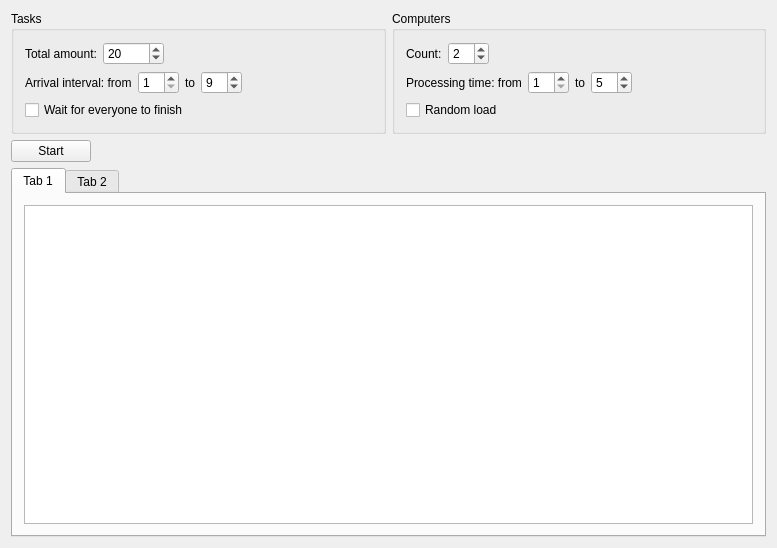
<?xml version="1.0" encoding="UTF-8"?>
<ui version="4.0">
 <class>MainWindow</class>
 <widget class="QMainWindow" name="MainWindow">
  <property name="geometry">
   <rect>
    <x>0</x>
    <y>0</y>
    <width>777</width>
    <height>548</height>
   </rect>
  </property>
  <property name="windowTitle">
   <string>MainWindow</string>
  </property>
  <widget class="QWidget" name="centralWidget">
   <layout class="QVBoxLayout" name="verticalLayout">
    <item>
     <layout class="QHBoxLayout" name="horizontalLayout">
      <item>
       <widget class="QGroupBox" name="groupBox">
        <property name="sizePolicy">
         <sizepolicy hsizetype="MinimumExpanding" vsizetype="Preferred">
          <horstretch>0</horstretch>
          <verstretch>0</verstretch>
         </sizepolicy>
        </property>
        <property name="title">
         <string>Tasks</string>
        </property>
        <layout class="QVBoxLayout" name="verticalLayout_2">
         <item>
          <layout class="QHBoxLayout" name="horizontalLayout_2">
           <item>
            <widget class="QLabel" name="label">
             <property name="text">
              <string>Total amount:</string>
             </property>
            </widget>
           </item>
           <item>
            <widget class="QSpinBox" name="tasksCountBox">
             <property name="maximum">
              <number>99999</number>
             </property>
             <property name="value">
              <number>20</number>
             </property>
            </widget>
           </item>
           <item>
            <spacer name="horizontalSpacer">
             <property name="orientation">
              <enum>Qt::Horizontal</enum>
             </property>
             <property name="sizeHint" stdset="0">
              <size>
               <width>40</width>
               <height>20</height>
              </size>
             </property>
            </spacer>
           </item>
          </layout>
         </item>
         <item>
          <layout class="QHBoxLayout" name="horizontalLayout_3">
           <item>
            <widget class="QLabel" name="label_2">
             <property name="text">
              <string>Arrival interval: from</string>
             </property>
            </widget>
           </item>
           <item>
            <widget class="QSpinBox" name="spinBox_2">
             <property name="minimum">
              <number>1</number>
             </property>
             <property name="value">
              <number>1</number>
             </property>
            </widget>
           </item>
           <item>
            <widget class="QLabel" name="label_3">
             <property name="text">
              <string>to</string>
             </property>
            </widget>
           </item>
           <item>
            <widget class="QSpinBox" name="spinBox_3">
             <property name="minimum">
              <number>1</number>
             </property>
             <property name="value">
              <number>9</number>
             </property>
            </widget>
           </item>
           <item>
            <spacer name="horizontalSpacer_2">
             <property name="orientation">
              <enum>Qt::Horizontal</enum>
             </property>
             <property name="sizeHint" stdset="0">
              <size>
               <width>40</width>
               <height>20</height>
              </size>
             </property>
            </spacer>
           </item>
          </layout>
         </item>
         <item>
          <widget class="QCheckBox" name="checkBox">
           <property name="text">
            <string>Wait for everyone to finish</string>
           </property>
           <property name="checked">
            <bool>false</bool>
           </property>
          </widget>
         </item>
        </layout>
       </widget>
      </item>
      <item>
       <widget class="QGroupBox" name="groupBox_2">
        <property name="sizePolicy">
         <sizepolicy hsizetype="MinimumExpanding" vsizetype="Preferred">
          <horstretch>0</horstretch>
          <verstretch>0</verstretch>
         </sizepolicy>
        </property>
        <property name="title">
         <string>Computers</string>
        </property>
        <layout class="QVBoxLayout" name="verticalLayout_5">
         <item>
          <layout class="QHBoxLayout" name="horizontalLayout_5">
           <item>
            <widget class="QLabel" name="label_6">
             <property name="text">
              <string>Count:</string>
             </property>
            </widget>
           </item>
           <item>
            <widget class="QSpinBox" name="tasksCountBox_2">
             <property name="minimum">
              <number>1</number>
             </property>
             <property name="value">
              <number>2</number>
             </property>
            </widget>
           </item>
           <item>
            <spacer name="horizontalSpacer_4">
             <property name="orientation">
              <enum>Qt::Horizontal</enum>
             </property>
             <property name="sizeHint" stdset="0">
              <size>
               <width>40</width>
               <height>20</height>
              </size>
             </property>
            </spacer>
           </item>
          </layout>
         </item>
         <item>
          <layout class="QHBoxLayout" name="horizontalLayout_4">
           <item>
            <widget class="QLabel" name="label_4">
             <property name="text">
              <string>Processing time: from</string>
             </property>
            </widget>
           </item>
           <item>
            <widget class="QSpinBox" name="spinBox_4">
             <property name="minimum">
              <number>1</number>
             </property>
             <property name="value">
              <number>1</number>
             </property>
            </widget>
           </item>
           <item>
            <widget class="QLabel" name="label_5">
             <property name="text">
              <string>to</string>
             </property>
            </widget>
           </item>
           <item>
            <widget class="QSpinBox" name="spinBox_5">
             <property name="minimum">
              <number>1</number>
             </property>
             <property name="value">
              <number>5</number>
             </property>
            </widget>
           </item>
           <item>
            <spacer name="horizontalSpacer_3">
             <property name="orientation">
              <enum>Qt::Horizontal</enum>
             </property>
             <property name="sizeHint" stdset="0">
              <size>
               <width>40</width>
               <height>20</height>
              </size>
             </property>
            </spacer>
           </item>
          </layout>
         </item>
         <item>
          <widget class="QCheckBox" name="randomLoadCheckBox">
           <property name="layoutDirection">
            <enum>Qt::LeftToRight</enum>
           </property>
           <property name="text">
            <string>Random load</string>
           </property>
          </widget>
         </item>
        </layout>
       </widget>
      </item>
     </layout>
    </item>
    <item>
     <layout class="QHBoxLayout" name="horizontalLayout_6">
      <item>
       <widget class="QPushButton" name="pushButton">
        <property name="text">
         <string>Start</string>
        </property>
       </widget>
      </item>
      <item>
       <spacer name="horizontalSpacer_7">
        <property name="orientation">
         <enum>Qt::Horizontal</enum>
        </property>
        <property name="sizeHint" stdset="0">
         <size>
          <width>40</width>
          <height>20</height>
         </size>
        </property>
       </spacer>
      </item>
     </layout>
    </item>
    <item>
     <widget class="QTabWidget" name="tabWidget">
      <property name="tabShape">
       <enum>QTabWidget::Rounded</enum>
      </property>
      <property name="currentIndex">
       <number>0</number>
      </property>
      <property name="tabsClosable">
       <bool>false</bool>
      </property>
      <widget class="QWidget" name="mainTab">
       <attribute name="title">
        <string>Tab 1</string>
       </attribute>
       <layout class="QVBoxLayout" name="verticalLayout_4">
        <item>
         <widget class="QPlainTextEdit" name="plainTextEdit"/>
        </item>
       </layout>
      </widget>
      <widget class="QWidget" name="graphicsTab">
       <attribute name="title">
        <string>Tab 2</string>
       </attribute>
       <layout class="QHBoxLayout" name="horizontalLayout_7">
        <item>
         <widget class="QGraphicsView" name="graphicsView"/>
        </item>
       </layout>
      </widget>
     </widget>
    </item>
   </layout>
  </widget>
 </widget>
 <layoutdefault spacing="6" margin="11"/>
 <resources/>
 <connections/>
</ui>
